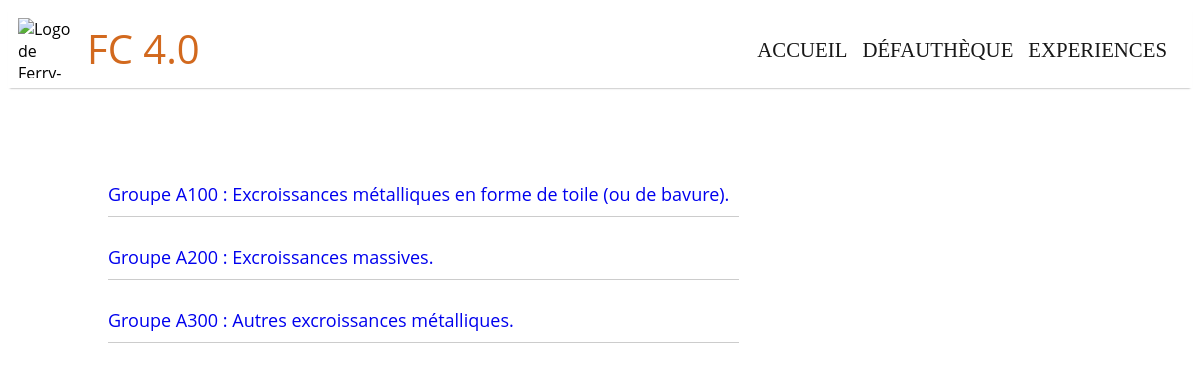
/Webfautheque/A/, run on the app's committed database.
### Webfautheque/models.py (models this page shows, shortened)
class Groupe(models.Model):
    classe = models.ForeignKey(Classe, on_delete=models.CASCADE)
    groupe_idperso = models.CharField('Nom du groupe', max_length=4)
    groupe_nom = models.CharField('Description ', max_length=200)

### Webfautheque/views.py (the view)
def page_groupes_defautheque(request, classe_idperso):
    groupes_list = Groupe.objects.filter(
        classe_id=Classe.objects.filter(classe_idperso=classe_idperso).values()[0]["id"])
    context = {'groupes_list': groupes_list}
    return render(request, 'Webfautheque/groupes.html', context)

### templates/Webfautheque/groupes.html (shortened to what this page needs)
<!DOCTYPE html>
<html lang="fr">
  {% extends "Webfautheque/base.html" %} {% load static %}  {% block content %}
  <link rel="stylesheet" type="text/css" href="{% static 'css/classe_groupe.css' %}"/>
  <div class="list_groupes">
    <ul>
      {% for groupe in groupes_list %}
      <li>
        <a href="/Webfautheque/{{ groupe.groupe_idperso }}"
          >Groupe {{ groupe.groupe_idperso }} : {{ groupe.groupe_nom }}</a
        >
      </li>
      {% endfor %}
    </ul>
  </div>
  {% endblock %}

### static/css/header.css (style rules this page uses)
body { font-family: "Open Sans", sans-serif; }
a { text-decoration: none; }

### static/css/classe_groupe.css (style rules this page uses)
.list_classe, .list_groupes, .list_sous_groupes { display: flex; align-items: center; margin-left: 60px; margin-top:50px; }
.list_classe li, .list_groupes li, .list_sous_groupes li { display: flex; justify-content: space-between; align-items: center; padding: 10px; padding-left: 0px; border-bottom: 1px solid #ccc; font-size: 18px; }
a { margin-top: 18px; }

### data on the page
Groupe: groupe_idperso "A100", groupe_nom "Excroissances métalliques en forme de toile (ou de bavure)."
Groupe: groupe_idperso "A200", groupe_nom "Excroissances massives."
Groupe: groupe_idperso "A300", groupe_nom "Autres excroissances métalliques."
